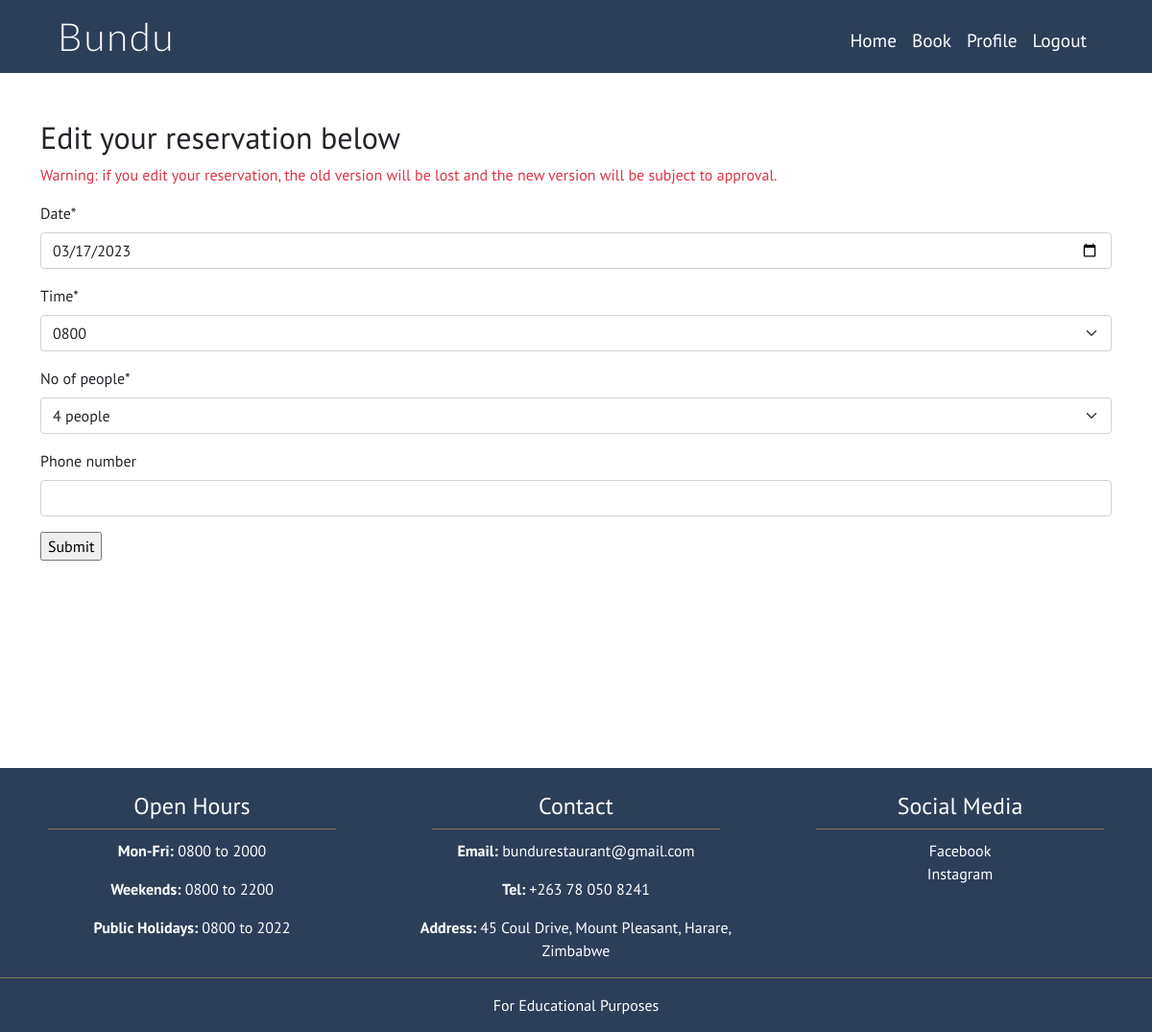
Screenshot of /reservations/edit_reservation/1/ (signed in) with the database file from the repository.
### reservations/models.py (models this page shows, shortened)
class Reservation(models.Model):
    user = models.ForeignKey(User, on_delete=models.CASCADE)
    first_name = models.CharField(max_length=35, null=False, blank=False)
    last_name = models.CharField(max_length=35, null=False, blank=False)
    email = models.EmailField(null=False, blank=False)
    phone_number = models.CharField(blank=True, null=True, max_length=15)
    no_of_people = models.IntegerField(choices=no_of_people_choices, default=1)
    date = models.DateField()
    time = models.TimeField(choices=reservation_times)
    date_of_request = models.DateTimeField(auto_now_add=True)
    approved = models.BooleanField(default=False)
    denied = models.BooleanField(default=False)
    acknowledged = models.BooleanField(default=False)

### reservations/views.py (the view)
# urls.py: path('reservations/edit_reservation/<str:pk>/', views.edit_reservation, name='edit_reservation'),
def edit_reservation(request, pk):
    if request.user.is_authenticated:
        res_instance = get_object_or_404(Reservation, id=pk)
        edit_form = ReservationForm(instance=res_instance)
        editing = True
        heading = 'Edit your reservation below'
        context = {
            'form': edit_form,
            'heading': heading,
            'editing': editing,
        }
    else:
        messages.warning(
            request,
            ("You cannot view this page without logging in.")
            )
        return redirect('home')
    if request.user == res_instance.user:
        if request.method == 'POST':
            edit_form = ReservationForm(request.POST, instance=res_instance)
            if edit_form.is_valid():
                edit_data = edit_form.save(commit=False)
                if Reservation.objects.filter(
                    user=edit_data.user,
                    date=edit_data.date,
                    time=edit_data.time,
                    no_of_people=edit_data.no_of_people,
                ).exists():
                    messages.info(request, 'No changes have been made')
                else:
                    edit_data.save()
                    return render(request, 'reservation_success.html')
    return render(request, "reserve.html", context)

### reservations/forms.py
class ReservationForm(forms.ModelForm):
    date = forms.DateField(widget=forms.TextInput(
        attrs={'type': 'date', 'min': tomorrow}
        ))
    class Meta:
        model = Reservation
        fields = (
            'date',
            'time',
            'no_of_people',
            'phone_number',
        )

### reservations/templates/reserve.html (shortened to what this page needs)
{% extends "base.html" %}
{% load crispy_forms_tags %}
{% block content %}
<div class="container below-nav fill-screen pt-5">
    <h2>{{ heading }}</h2>
    {% if editing %}
    <p class="text-danger">Warning: if you edit your reservation, the old version will be lost and the new version will be subject to approval.</p>
    {% endif %}
    <div class="form-group">
        <form action="" method="POST">
            {{ form|crispy }}
            <input type="submit" name="submit">
        </form>
    </div>
</div>
{% endblock %}

### static/css/style.css (style rules this page uses)
body { font-family: "PT Sans", "sans-serif"; }
.fill-screen { min-height: calc(100vh - 76px); }
.below-nav { margin-top: 76px; }

### rows the page displays
Reservation: date "03/17/2023", time "0800", no_of_people "4 people"

### other values shown
{{ heading }} "Edit your reservation below"
